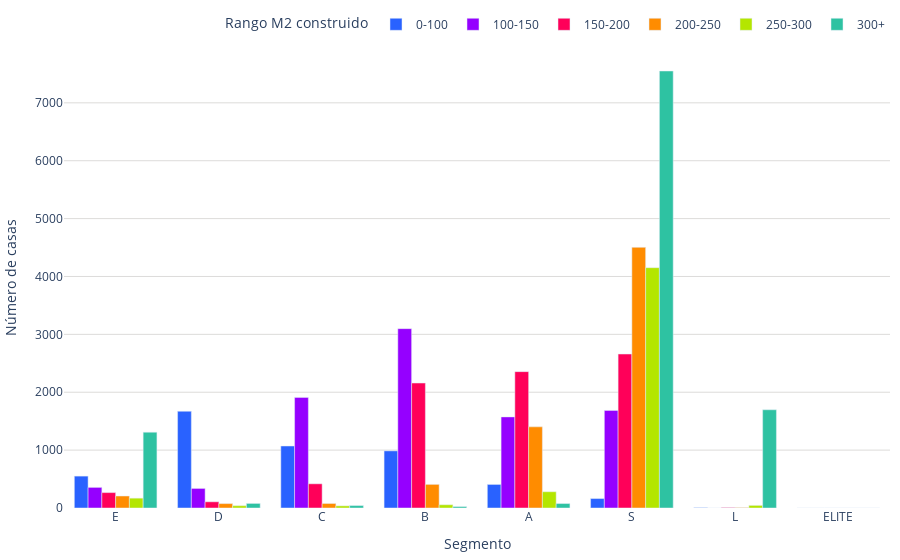

Notebook code for this chart:
### Code cell
import pandas as pd
import plotly.graph_objects as go
import os
import plotly.io as pio

# Definir el orden deseado de los segmentos
orden_segmentos = ["E", "D", "C", "B", "A", "S", "L", 'ELITE']

def sumar_tablas(dataframes_list):
    tabla_suma = None
    
    for df in dataframes_list:
        # Agrupar y contar casas según 'm2_construido' y 'segmento'
        tabla_actual = df.groupby(['segmento', 'm2_construido']).size().unstack(fill_value=0)
        
        if tabla_suma is None:
            tabla_suma = tabla_actual
        else:
            tabla_suma = tabla_suma.add(tabla_actual, fill_value=0)
    
    print("Tabla general de frecuencia:")
    print(tabla_suma)
    
    # Reordenar los índices (segmentos) de acuerdo a 'orden_segmentos'
    tabla_suma = tabla_suma.reindex(orden_segmentos).fillna(0)
    
    # Graficar la tabla reordenada
    fig = graficar_tabla(tabla_suma)
    
    # Guardar la gráfica como archivo HTML
    guardar_grafico_como_html(fig, 'g_bar_dist_m2_construidos', carpeta='assets/graficas')
    
    return fig

colores = ['#2962ff', '#9500ff', '#ff0059', '#ff8c00', '#b4e600', '#2EC2A2','#E50CB6','#4225CF','#2CBA4D']

def graficar_tabla(tabla):  
    # Obtenemos las columnas (m2_construido) y los índices (segmentos) de la tabla
    segmentos = tabla.index
    m2_construido = tabla.columns
    
    fig = go.Figure()
    
    # Trazar las barras para cada rango de m2_construido dentro de cada segmento
    for i, m2 in enumerate(m2_construido):
        color = colores[i % len(colores)]
        fig.add_trace(go.Bar(
            x=segmentos,            # Segmentos en el eje X
            y=tabla[m2],            # Cantidad de casas para ese rango de m2_construido
            name=f"{m2}",        # Nombre del rango de m2_construido
            marker_color=color
        ))
    
    fig.update_layout(
        xaxis_title="Segmento",        
        yaxis=dict(
            title='Número de casas',
            gridcolor='#dddcda',  # Color de las líneas que dividen los rangos del eje Y
            gridwidth=1,
        ),
        legend_title="Rango M2 construido",
        barmode='group',  # Las barras se agrupan por rango de m2_construido
        legend=dict(
            orientation='h',  # Orientación horizontal de la leyenda
            yanchor='bottom',  # Anclar al borde inferior
            y=1.02,  # Colocar la leyenda justo debajo del gráfico
            xanchor='right',
            x=1
        ),
        plot_bgcolor='rgba(0,0,0,0)',  # Color de fondo del gráfico
        margin=dict(l=10, r=10, t=10, b=10)  # Ajusta los márgenes (left, right, top, bottom)
    )    
    
    fig.show()    
    return fig

def guardar_grafico_como_html(fig, nombre_archivo, carpeta='assets/graficas'):
    # Crear la carpeta si no existe
    if not os.path.exists(carpeta):
        os.makedirs(carpeta)
    
    # Guardar la gráfica como archivo HTML en la carpeta especificada
    ruta_archivo = os.path.join(carpeta, f'{nombre_archivo}.html')
    pio.write_html(fig, ruta_archivo)

# Llamar a la función sumar_tablas con la lista de DataFrames como argumento
fig = sumar_tablas(dataframes_list)

### Figure 1 — Plotly figure (JSON) as saved in the notebook; plotly's stock layout.template omitted (floating-point values rounded to 4 significant figures)
{"data": [{"marker": {"color": "#2962ff"}, "name": "0-100", "type": "bar", "x": ["E", "D", "C", "B", "A", "S", "L", "ELITE"], "y": [551, 1671, 1071, 987, 407, 163, 5, 0]}, {"marker": {"color": "#9500ff"}, "name": "100-150", "type": "bar", "x": ["E", "D", "C", "B", "A", "S", "L", "ELITE"], "y": [356, 338, 1911, 3099, 1574, 1686, 0, 0]}, {"marker": {"color": "#ff0059"}, "name": "150-200", "type": "bar", "x": ["E", "D", "C", "B", "A", "S", "L", "ELITE"], "y": [266, 107, 418, 2159, 2356, 2660, 7, 0]}, {"marker": {"color": "#ff8c00"}, "name": "200-250", "type": "bar", "x": ["E", "D", "C", "B", "A", "S", "L", "ELITE"], "y": [207, 76, 78, 408, 1402, 4503, 6, 0]}, {"marker": {"color": "#b4e600"}, "name": "250-300", "type": "bar", "x": ["E", "D", "C", "B", "A", "S", "L", "ELITE"], "y": [170, 40, 37, 56, 281, 4152, 45, 0]}, {"marker": {"color": "#2EC2A2"}, "name": "300+", "type": "bar", "x": ["E", "D", "C", "B", "A", "S", "L", "ELITE"], "y": [1310, 79, 42, 24, 77, 7550, 1697, 0]}], "layout": {"barmode": "group", "legend": {"orientation": "h", "title": {"text": "Rango M2 construido"}, "x": 1, "xanchor": "right", "y": 1.02, "yanchor": "bottom"}, "margin": {"b": 10, "l": 10, "r": 10, "t": 10}, "plot_bgcolor": "rgba(0,0,0,0)", "xaxis": {"title": {"text": "Segmento"}}, "yaxis": {"gridcolor": "#dddcda", "gridwidth": 1, "title": {"text": "Número de casas"}}}}
